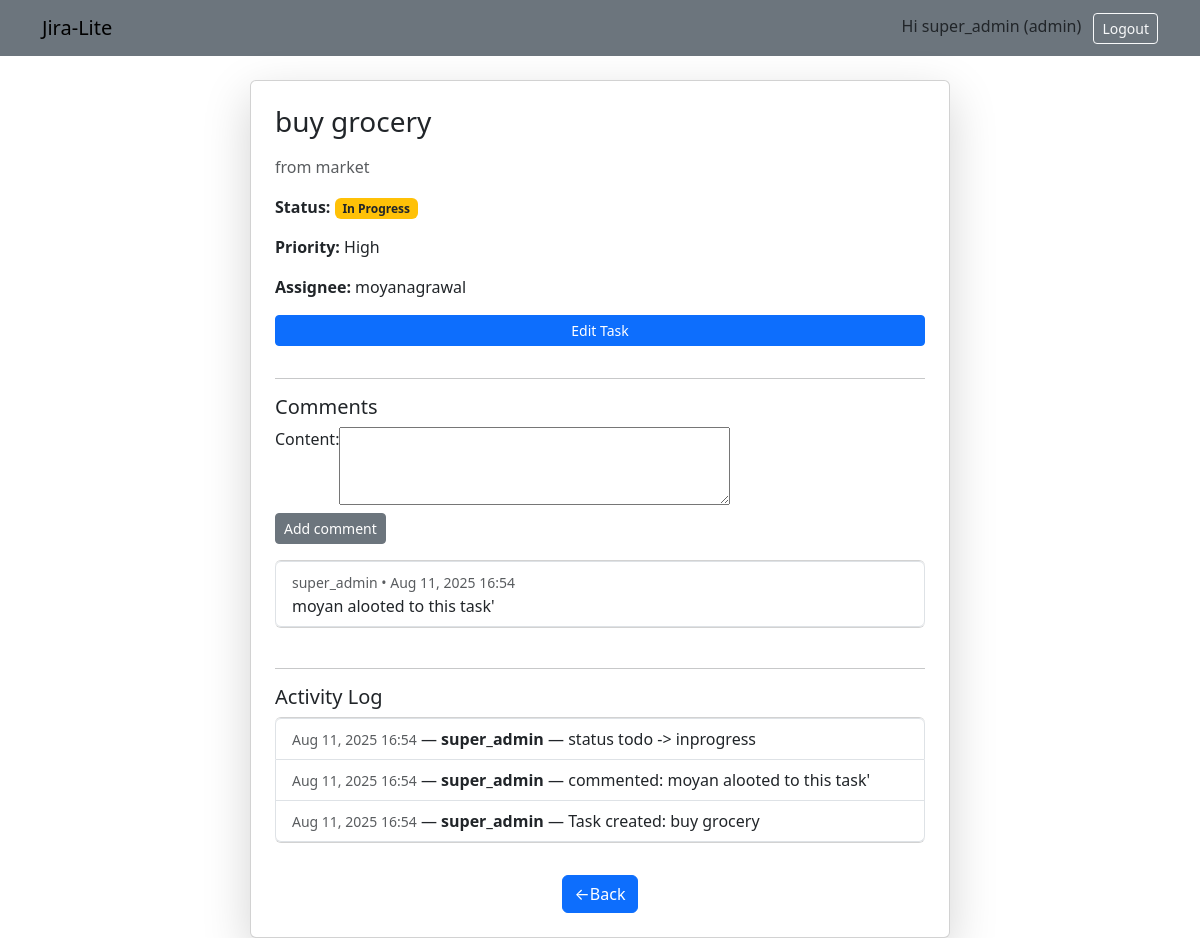
/tasks/1/ (signed in), run on the app's committed database.
### core/models.py (models this page shows, shortened)
class Profile(models.Model):
    ROLE_CHOICES = (
        ('admin', 'Admin'),
        ('manager', 'Manager'),
        ('member', 'Member'),
    )
    user = models.OneToOneField(User, on_delete=models.CASCADE)
    organization = models.ForeignKey(Organization, null=True, blank=True, on_delete=models.SET_NULL, related_name='members')
    role = models.CharField(max_length=10, choices=ROLE_CHOICES, default='member')

class Task(models.Model):
    project = models.ForeignKey(Project, on_delete=models.CASCADE, related_name='tasks')
    title = models.CharField(max_length=255)
    description = models.TextField(blank=True)
    status = models.CharField(max_length=20, choices=STATUS_CHOICES, default='todo')
    priority = models.CharField(max_length=10, choices=PRIORITY_CHOICES, default='med')
    assignee = models.ForeignKey(User, null=True, blank=True, on_delete=models.SET_NULL, related_name='tasks_assigned')
    due_date = models.DateField(null=True, blank=True)
    created_by = models.ForeignKey(User, null=True, on_delete=models.SET_NULL, related_name='created_tasks')
    created_at = models.DateTimeField(auto_now_add=True)

class Comment(models.Model):
    task = models.ForeignKey(Task, on_delete=models.CASCADE, related_name='comments')
    author = models.ForeignKey(User, on_delete=models.CASCADE)
    content = models.TextField()
    created_at = models.DateTimeField(auto_now_add=True)

class ActivityLog(models.Model):
    task = models.ForeignKey(Task, on_delete=models.CASCADE, related_name='activities')
    actor = models.ForeignKey(User, null=True, blank=True, on_delete=models.SET_NULL)
    verb = models.CharField(max_length=255)   # e.g. "status changed todo -> done"
    created_at = models.DateTimeField(auto_now_add=True)

### core/views.py (the view, shortened to what this page needs)
# urls.py: path('tasks/<int:pk>/', views.TaskDetailView.as_view(), name='task_detail'),
class TaskDetailView(LoginRequiredMixin, DetailView):
    model = Task
    template_name = 'core/task_detail.html'
    context_object_name = 'task'
    def get_queryset(self):
        return Task.objects.filter(project__organization=self.request.user.profile.organization)
    def get_context_data(self, **kwargs):
        ctx = super().get_context_data(**kwargs)
        ctx['comment_form'] = CommentForm()
        ctx['activities'] = self.object.activities.order_by('-created_at')
        return ctx

### core/forms.py
class CommentForm(forms.ModelForm):
    class Meta:
        model = Comment
        fields = ['content']
        widgets = {'content': forms.Textarea(attrs={'rows':3})}

### core/templates/core/task_detail.html (shortened to what this page needs)
{% extends 'base.html' %}
{% block content %}
<div class="d-flex justify-content-center mt-4">
    <div class="card shadow-lg p-4" style="max-width: 700px; width: 100%;">
        <h3 class="mb-3">{{ task.title }}</h3>
        <p class="text-muted">{{ task.description }}</p>
        <p>
            <strong>Status:</strong>
            <span class="badge
                {% if task.status == 'todo' %}bg-secondary
                {% elif task.status == 'inprogress' %}bg-warning text-dark
                {% elif task.status == 'done' %}bg-success
                {% endif %}">
                {{ task.get_status_display }}
            </span>
        </p>
        <p><strong>Priority:</strong> {{ task.get_priority_display }}</p>
        <p><strong>Assignee:</strong> {{ task.assignee|default:"Unassigned" }}</p>
        {% if user.profile.role in 'admin manager' or task.assignee == user %}
        <a class="btn btn-primary btn-sm mb-3" href="{% url 'task_update' task.pk %}">Edit Task</a>
        {% endif %}
        <hr>
        <h5>Comments</h5>
        <form method="post" class="mb-3">
            <div class="mb-2 d-flex">
                {{ comment_form.content.label_tag }}
                {{ comment_form.content }}
            </div>
            <button class="btn btn-secondary btn-sm" type="submit">Add comment</button>
        </form>
        <div class="list-group mb-4">
            {% for c in task.comments.all %}
            <div class="list-group-item">
                <small class="text-muted">{{ c.author }} • {{ c.created_at|date:"M d, Y H:i" }}</small>
                <div>{{ c.content }}</div>
            </div>
            {% empty %}
            <div class="list-group-item text-muted">No comments</div>
            {% endfor %}
        </div>
        <hr>
        <h5>Activity Log</h5>
        <div class="list-group">
            {% for a in activities %}
            <div class="list-group-item">
                <small class="text-muted">{{ a.created_at|date:"M d, Y H:i" }}</small> — <strong>{{ a.actor }}</strong>
                — {{ a.verb }}
            </div>
            {% empty %}
            <div class="list-group-item text-muted">No activity yet</div>
            {% endfor %}
        </div>
        <div class="text-center mt-3">
            <button class="btn btn-primary d-inline mt-3" onclick="window.history.back()">&larr;Back</button>
        </div>
    </div>
</div>
{% endblock %}

### templates/base.html (shortened to what this page needs)
<!doctype html>
<html>
<head>
    <link href="https://cdn.jsdelivr.net/npm/bootstrap@5.3.0/dist/css/bootstrap.min.css" rel="stylesheet">
</head>
<body>
    <nav class="navbar navbar-expand-lg navbar-secondary bg-secondary">
        <div class="container">
            <a class="navbar-brand" href="{% url 'project_list' %}">Jira-Lite</a>
            <div>
                {% if user.is_authenticated %}
                <span class="me-2">Hi {{ user.username }} ({{ user.profile.role }})</span>
                <form action="{% url 'logout' %}" method="post" style="display:inline;">
                    <button type="submit" class="btn btn-outline-light text-light btn-sm">Logout</button>
                </form>
                {% else %}
                <a class="btn btn-primary btn-sm" href="{% url 'login' %}">Login</a>
                <a class="btn btn-secondary btn-sm" href="{% url 'signup' %}">Sign up</a>
                {% endif %}
            </div>
        </div>
    </nav>
    <div class="container mt-4">
        {% block content %}{% endblock %}
    </div>
</body>
</html>

### data on the page
Task: title "buy grocery", description "from market", status "In Progress", priority "High", assignee "moyanagrawal"
Comment: author "super_admin", created_at "Aug 11, 2025 16:54", content "moyan alooted to this task'"
ActivityLog: created_at "Aug 11, 2025 16:54", actor "super_admin", verb "status todo -> inprogress"
ActivityLog: created_at "Aug 11, 2025 16:54", actor "super_admin", verb "commented: moyan alooted to this task'"
ActivityLog: created_at "Aug 11, 2025 16:54", actor "super_admin", verb "Task created: buy grocery"

### other printed values
{{ user.username }} "super_admin"
{{ user.profile.role }} "admin"
{{ comment_form.content.label_tag }} "Content:"
